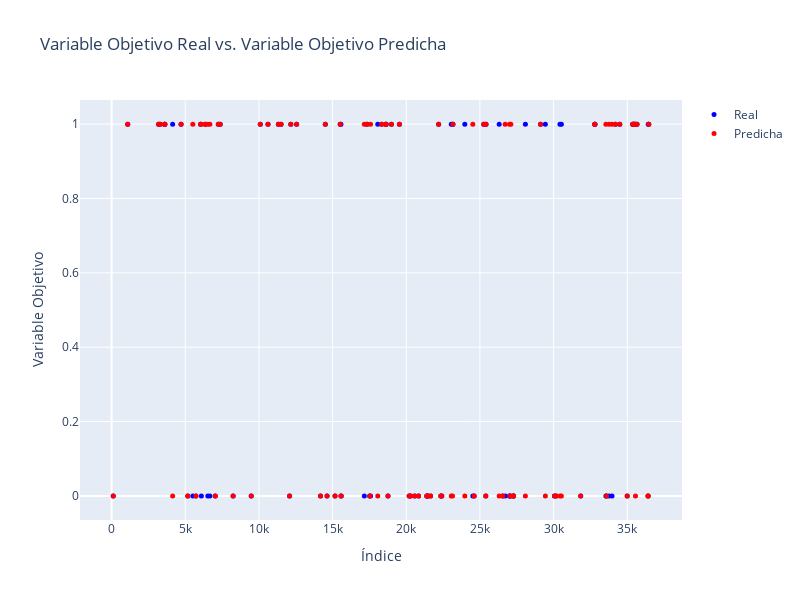

The notebook cell this image was saved under:
### Code cell
predicciones=pd.DataFrame()
predicciones["y_real"]=y_test
predicciones['y_predicha']=y_pred
# Obtener las variables objetivo real y predicha del DataFrame
y_real = predicciones['y_real'].tolist()
y_predicha = predicciones['y_predicha'].tolist()

# Definir la cantidad de puntos a mostrar
n_points =100  # Número de puntos que se mostrarán en el gráfico

# Muestreo aleatorio de los puntos
indices = np.random.choice(len(y_real), size=n_points, replace=False)

# Crear el gráfico de dispersión interactivo con los puntos muestreados
scatter_real = go.Scatter(x=indices, y=np.array(y_real)[indices], mode='markers', name='Real', marker=dict(color='blue', size=5))
scatter_predicha = go.Scatter(x=indices, y=np.array(y_predicha)[indices], mode='markers', name='Predicha', marker=dict(color='red', size=5))

# Configurar el diseño del gráfico
layout = go.Layout(
    title='Variable Objetivo Real vs. Variable Objetivo Predicha',
    xaxis=dict(title='Índice'),
    yaxis=dict(title='Variable Objetivo'),
    showlegend=True  # Mostrar la leyenda
)

# Crear la figura del gráfico y agregar los trazados
fig = go.Figure(data=[scatter_real, scatter_predicha], layout=layout)
fig.update_layout(width=800, height=600)

# Mostrar el gráfico interactivo
iplot(fig)

### Figure 1 — Plotly figure (JSON) as saved in the notebook; plotly's stock layout.template omitted (floating-point values rounded to 4 significant figures)
{"data": [{"marker": {"color": "blue", "size": 5}, "mode": "markers", "name": "Real", "type": "scatter", "x": [27023, 4715, 18334, 6530, 33763, 30171, 27099, 34995, 15516, 25399, 8248, 23056, 5515, 27008, 3290, 20836, 30430, 18611, 21439, 3596, 35661, 18066, 30527, 14625, 27281, 33964, 20198, 15583, 35558, 7248, 32794, 6673, 36460, 5173, 35365, 5725, 18996, 4144, 33595, 12080, 15567, 11503, 21441, 25261, 26307, 17334, 11322, 35448, 36409, 18759, 6040, 21648, 23167, 24608, 17154, 32802, 7373, 33549, 12165, 17521, 3621, 30058, 14507, 7037, 3193, 29115, 23975, 28086, 112, 34196, 10094, 19539, 34490, 1097, 18637, 6094, 26714, 23142, 22348, 36423, 12558, 27272, 35521, 26546, 14180, 20293, 24518, 22410, 10615, 9478, 25411, 22197, 31840, 15166, 29442, 35425, 20577, 6358, 21389, 17577], "y": [0, 1, 1, 0, 0, 0, 0, 0, 1, 0, 0, 1, 0, 0, 1, 0, 1, 1, 0, 1, 1, 1, 1, 0, 0, 0, 0, 0, 1, 1, 1, 0, 1, 0, 1, 0, 1, 1, 0, 0, 1, 1, 0, 1, 1, 1, 1, 1, 0, 0, 1, 0, 1, 0, 0, 1, 1, 0, 1, 0, 1, 0, 1, 0, 1, 1, 1, 1, 0, 1, 1, 1, 1, 1, 1, 0, 0, 1, 0, 1, 1, 0, 1, 0, 0, 0, 0, 0, 1, 0, 1, 1, 0, 0, 1, 1, 0, 1, 0, 0]}, {"marker": {"color": "red", "size": 5}, "mode": "markers", "name": "Predicha", "type": "scatter", "x": [27023, 4715, 18334, 6530, 33763, 30171, 27099, 34995, 15516, 25399, 8248, 23056, 5515, 27008, 3290, 20836, 30430, 18611, 21439, 3596, 35661, 18066, 30527, 14625, 27281, 33964, 20198, 15583, 35558, 7248, 32794, 6673, 36460, 5173, 35365, 5725, 18996, 4144, 33595, 12080, 15567, 11503, 21441, 25261, 26307, 17334, 11322, 35448, 36409, 18759, 6040, 21648, 23167, 24608, 17154, 32802, 7373, 33549, 12165, 17521, 3621, 30058, 14507, 7037, 3193, 29115, 23975, 28086, 112, 34196, 10094, 19539, 34490, 1097, 18637, 6094, 26714, 23142, 22348, 36423, 12558, 27272, 35521, 26546, 14180, 20293, 24518, 22410, 10615, 9478, 25411, 22197, 31840, 15166, 29442, 35425, 20577, 6358, 21389, 17577], "y": [0, 1, 1, 1, 1, 0, 1, 0, 1, 0, 0, 0, 1, 1, 1, 0, 0, 1, 0, 1, 1, 0, 0, 0, 0, 1, 0, 0, 0, 1, 1, 1, 1, 0, 1, 0, 1, 0, 0, 0, 0, 1, 0, 1, 0, 1, 1, 1, 0, 0, 1, 0, 1, 0, 1, 1, 1, 1, 1, 0, 1, 0, 1, 0, 1, 1, 0, 0, 0, 1, 1, 1, 1, 1, 1, 1, 1, 0, 0, 0, 1, 0, 1, 0, 0, 0, 1, 0, 1, 0, 1, 1, 0, 0, 0, 1, 0, 1, 0, 1]}], "layout": {"height": 600, "showlegend": true, "title": {"text": "Variable Objetivo Real vs. Variable Objetivo Predicha"}, "width": 800, "xaxis": {"autorange": true, "range": [-2143.0, 38710.0], "title": {"text": "Índice"}, "type": "linear"}, "yaxis": {"autorange": true, "range": [-0.0649, 1.065], "title": {"text": "Variable Objetivo"}, "type": "linear"}}}
